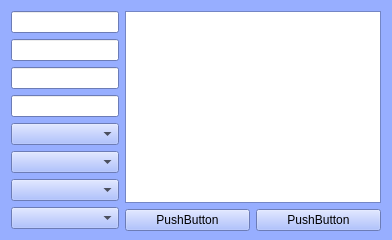
  <widget class="QWidget" name="tab">
   <property name="minimumSize">
    <size>
     <width>0</width>
     <height>0</height>
    </size>
   </property>
   <property name="maximumSize">
    <size>
     <width>4096</width>
     <height>4096</height>
    </size>
   </property>
   <property name="palette">
    <palette>
     <active>
      <colorrole role="WindowText">
       <brush brushstyle="SolidPattern">
        <color alpha="255">
         <red>0</red>
         <green>0</green>
         <blue>0</blue>
        </color>
       </brush>
      </colorrole>
      <colorrole role="Button">
       <brush brushstyle="SolidPattern">
        <color alpha="255">
         <red>151</red>
         <green>174</green>
         <blue>255</blue>
        </color>
       </brush>
      </colorrole>
      <colorrole role="Light">
       <brush brushstyle="SolidPattern">
        <color alpha="255">
         <red>255</red>
         <green>255</green>
         <blue>255</blue>
        </color>
       </brush>
      </colorrole>
      <colorrole role="Midlight">
       <brush brushstyle="SolidPattern">
        <color alpha="255">
         <red>203</red>
         <green>214</green>
         <blue>255</blue>
        </color>
       </brush>
      </colorrole>
      <colorrole role="Dark">
       <brush brushstyle="SolidPattern">
        <color alpha="255">
         <red>75</red>
         <green>87</green>
         <blue>127</blue>
        </color>
       </brush>
      </colorrole>
      <colorrole role="Mid">
       <brush brushstyle="SolidPattern">
        <color alpha="255">
         <red>101</red>
         <green>116</green>
         <blue>170</blue>
        </color>
       </brush>
      </colorrole>
      <colorrole role="Text">
       <brush brushstyle="SolidPattern">
        <color alpha="255">
         <red>0</red>
         <green>0</green>
         <blue>0</blue>
        </color>
       </brush>
      </colorrole>
      <colorrole role="BrightText">
       <brush brushstyle="SolidPattern">
        <color alpha="255">
         <red>255</red>
         <green>255</green>
         <blue>255</blue>
        </color>
       </brush>
      </colorrole>
      <colorrole role="ButtonText">
       <brush brushstyle="SolidPattern">
        <color alpha="255">
         <red>0</red>
         <green>0</green>
         <blue>0</blue>
        </color>
       </brush>
      </colorrole>
      <colorrole role="Base">
       <brush brushstyle="SolidPattern">
        <color alpha="255">
         <red>255</red>
         <green>255</green>
         <blue>255</blue>
        </color>
       </brush>
      </colorrole>
      <colorrole role="Window">
       <brush brushstyle="SolidPattern">
        <color alpha="255">
         <red>151</red>
         <green>174</green>
         <blue>255</blue>
        </color>
       </brush>
      </colorrole>
      <colorrole role="Shadow">
       <brush brushstyle="SolidPattern">
        <color alpha="255">
         <red>0</red>
         <green>0</green>
         <blue>0</blue>
        </color>
       </brush>
      </colorrole>
      <colorrole role="AlternateBase">
       <brush brushstyle="SolidPattern">
        <color alpha="255">
         <red>203</red>
         <green>214</green>
         <blue>255</blue>
        </color>
       </brush>
      </colorrole>
      <colorrole role="ToolTipBase">
       <brush brushstyle="SolidPattern">
        <color alpha="255">
         <red>255</red>
         <green>255</green>
         <blue>220</blue>
        </color>
       </brush>
      </colorrole>
      <colorrole role="ToolTipText">
       <brush brushstyle="SolidPattern">
        <color alpha="255">
         <red>0</red>
         <green>0</green>
         <blue>0</blue>
        </color>
       </brush>
      </colorrole>
      <colorrole role="PlaceholderText">
       <brush brushstyle="SolidPattern">
        <color alpha="127">
         <red>0</red>
         <green>0</green>
         <blue>0</blue>
        </color>
       </brush>
      </colorrole>
      <colorrole role="Accent">
       <brush brushstyle="SolidPattern">
        <color alpha="255">
         <red>255</red>
         <green>255</green>
         <blue>255</blue>
        </color>
       </brush>
      </colorrole>
     </active>
     <inactive>
      <colorrole role="WindowText">
       <brush brushstyle="SolidPattern">
        <color alpha="255">
         <red>0</red>
         <green>0</green>
         <blue>0</blue>
        </color>
       </brush>
      </colorrole>
      <colorrole role="Button">
       <brush brushstyle="SolidPattern">
        <color alpha="255">
         <red>151</red>
         <green>174</green>
         <blue>255</blue>
        </color>
       </brush>
      </colorrole>
      <colorrole role="Light">
       <brush brushstyle="SolidPattern">
        <color alpha="255">
         <red>255</red>
         <green>255</green>
         <blue>255</blue>
        </color>
       </brush>
      </colorrole>
      <colorrole role="Midlight">
       <brush brushstyle="SolidPattern">
        <color alpha="255">
         <red>203</red>
         <green>214</green>
         <blue>255</blue>
        </color>
       </brush>
      </colorrole>
      <colorrole role="Dark">
       <brush brushstyle="SolidPattern">
        <color alpha="255">
         <red>75</red>
         <green>87</green>
         <blue>127</blue>
        </color>
       </brush>
      </colorrole>
      <colorrole role="Mid">
       <brush brushstyle="SolidPattern">
        <color alpha="255">
         <red>101</red>
         <green>116</green>
         <blue>170</blue>
        </color>
       </brush>
      </colorrole>
      <colorrole role="Text">
       <brush brushstyle="SolidPattern">
        <color alpha="255">
         <red>0</red>
         <green>0</green>
         <blue>0</blue>
        </color>
       </brush>
      </colorrole>
      <colorrole role="BrightText">
       <brush brushstyle="SolidPattern">
        <color alpha="255">
         <red>255</red>
         <green>255</green>
         <blue>255</blue>
        </color>
       </brush>
      </colorrole>
      <colorrole role="ButtonText">
       <brush brushstyle="SolidPattern">
        <color alpha="255">
         <red>0</red>
         <green>0</green>
         <blue>0</blue>
        </color>
       </brush>
      </colorrole>
      <colorrole role="Base">
       <brush brushstyle="SolidPattern">
        <color alpha="255">
         <red>255</red>
         <green>255</green>
         <blue>255</blue>
        </color>
       </brush>
      </colorrole>
      <colorrole role="Window">
       <brush brushstyle="SolidPattern">
        <color alpha="255">
         <red>151</red>
         <green>174</green>
         <blue>255</blue>
        </color>
       </brush>
      </colorrole>
      <colorrole role="Shadow">
       <brush brushstyle="SolidPattern">
        <color alpha="255">
         <red>0</red>
         <green>0</green>
         <blue>0</blue>
        </color>
       </brush>
      </colorrole>
      <colorrole role="AlternateBase">
       <brush brushstyle="SolidPattern">
        <color alpha="255">
         <red>203</red>
         <green>214</green>
         <blue>255</blue>
        </color>
       </brush>
      </colorrole>
      <colorrole role="ToolTipBase">
       <brush brushstyle="SolidPattern">
        <color alpha="255">
         <red>255</red>
         <green>255</green>
         <blue>220</blue>
        </color>
       </brush>
      </colorrole>
      <colorrole role="ToolTipText">
       <brush brushstyle="SolidPattern">
        <color alpha="255">
         <red>0</red>
         <green>0</green>
         <blue>0</blue>
        </color>
       </brush>
      </colorrole>
      <colorrole role="PlaceholderText">
       <brush brushstyle="SolidPattern">
        <color alpha="127">
         <red>0</red>
         <green>0</green>
         <blue>0</blue>
        </color>
       </brush>
      </colorrole>
      <colorrole role="Accent">
       <brush brushstyle="SolidPattern">
        <color alpha="255">
         <red>255</red>
         <green>255</green>
         <blue>255</blue>
        </color>
       </brush>
      </colorrole>
     </inactive>
     <disabled>
      <colorrole role="WindowText">
       <brush brushstyle="SolidPattern">
        <color alpha="255">
         <red>75</red>
         <green>87</green>
         <blue>127</blue>
        </color>
       </brush>
      </colorrole>
      <colorrole role="Button">
       <brush brushstyle="SolidPattern">
        <color alpha="255">
         <red>151</red>
         <green>174</green>
         <blue>255</blue>
        </color>
       </brush>
      </colorrole>
      <colorrole role="Light">
       <brush brushstyle="SolidPattern">
        <color alpha="255">
         <red>255</red>
         <green>255</green>
         <blue>255</blue>
        </color>
       </brush>
      </colorrole>
      <colorrole role="Midlight">
       <brush brushstyle="SolidPattern">
        <color alpha="255">
         <red>203</red>
         <green>214</green>
         <blue>255</blue>
        </color>
       </brush>
      </colorrole>
      <colorrole role="Dark">
       <brush brushstyle="SolidPattern">
        <color alpha="255">
         <red>75</red>
         <green>87</green>
         <blue>127</blue>
        </color>
       </brush>
      </colorrole>
      <colorrole role="Mid">
       <brush brushstyle="SolidPattern">
        <color alpha="255">
         <red>101</red>
         <green>116</green>
         <blue>170</blue>
        </color>
       </brush>
      </colorrole>
      <colorrole role="Text">
       <brush brushstyle="SolidPattern">
        <color alpha="255">
         <red>75</red>
         <green>87</green>
         <blue>127</blue>
        </color>
       </brush>
      </colorrole>
      <colorrole role="BrightText">
       <brush brushstyle="SolidPattern">
        <color alpha="255">
         <red>255</red>
         <green>255</green>
         <blue>255</blue>
        </color>
       </brush>
      </colorrole>
      <colorrole role="ButtonText">
       <brush brushstyle="SolidPattern">
        <color alpha="255">
         <red>75</red>
         <green>87</green>
         <blue>127</blue>
        </color>
       </brush>
      </colorrole>
      <colorrole role="Base">
       <brush brushstyle="SolidPattern">
        <color alpha="255">
         <red>151</red>
         <green>174</green>
         <blue>255</blue>
        </color>
       </brush>
      </colorrole>
      <colorrole role="Window">
       <brush brushstyle="SolidPattern">
        <color alpha="255">
         <red>151</red>
         <green>174</green>
         <blue>255</blue>
        </color>
       </brush>
      </colorrole>
      <colorrole role="Shadow">
       <brush brushstyle="SolidPattern">
        <color alpha="255">
         <red>0</red>
         <green>0</green>
         <blue>0</blue>
        </color>
       </brush>
      </colorrole>
      <colorrole role="AlternateBase">
       <brush brushstyle="SolidPattern">
        <color alpha="255">
         <red>151</red>
         <green>174</green>
         <blue>255</blue>
        </color>
       </brush>
      </colorrole>
      <colorrole role="ToolTipBase">
       <brush brushstyle="SolidPattern">
        <color alpha="255">
         <red>255</red>
         <green>255</green>
         <blue>220</blue>
        </color>
       </brush>
      </colorrole>
      <colorrole role="ToolTipText">
       <brush brushstyle="SolidPattern">
        <color alpha="255">
         <red>0</red>
         <green>0</green>
         <blue>0</blue>
        </color>
       </brush>
      </colorrole>
      <colorrole role="PlaceholderText">
       <brush brushstyle="SolidPattern">
        <color alpha="127">
         <red>75</red>
         <green>87</green>
         <blue>127</blue>
        </color>
       </brush>
      </colorrole>
      <colorrole role="Accent">
       <brush brushstyle="SolidPattern">
        <color alpha="255">
         <red>227</red>
         <green>234</green>
         <blue>255</blue>
        </color>
       </brush>
      </colorrole>
     </disabled>
    </palette>
   </property>
   <property name="autoFillBackground">
    <bool>true</bool>
   </property>
   <attribute name="title">
    <string>Service</string>
   </attribute>
   <layout class="QHBoxLayout" name="horizontalLayout_2">
    <property name="bottomMargin">
     <number>9</number>
    </property>
    <item>
     <layout class="QVBoxLayout" name="verticalLayout">
      <property name="spacing">
       <number>6</number>
      </property>
      <item>
       <widget class="QLineEdit" name="lineEdit_4"/>
      </item>
      <item>
       <widget class="QLineEdit" name="lineEdit_3"/>
      </item>
      <item>
       <widget class="QLineEdit" name="lineEdit_2">
        <property name="palette">
         <palette>
          <active>
           <colorrole role="WindowText">
            <brush brushstyle="SolidPattern">
             <color alpha="255">
              <red>0</red>
              <green>0</green>
              <blue>0</blue>
             </color>
            </brush>
           </colorrole>
           <colorrole role="Button">
            <brush brushstyle="SolidPattern">
             <color alpha="255">
              <red>151</red>
              <green>174</green>
              <blue>255</blue>
             </color>
            </brush>
           </colorrole>
           <colorrole role="Light">
            <brush brushstyle="SolidPattern">
             <color alpha="255">
              <red>255</red>
              <green>255</green>
              <blue>255</blue>
             </color>
            </brush>
           </colorrole>
           <colorrole role="Midlight">
            <brush brushstyle="SolidPattern">
             <color alpha="255">
              <red>203</red>
              <green>214</green>
              <blue>255</blue>
             </color>
            </brush>
           </colorrole>
           <colorrole role="Dark">
            <brush brushstyle="SolidPattern">
             <color alpha="255">
              <red>75</red>
              <green>87</green>
              <blue>127</blue>
             </color>
            </brush>
           </colorrole>
           <colorrole role="Mid">
            <brush brushstyle="SolidPattern">
             <color alpha="255">
              <red>101</red>
              <green>116</green>
              <blue>170</blue>
             </color>
            </brush>
           </colorrole>
           <colorrole role="Text">
            <brush brushstyle="SolidPattern">
             <color alpha="255">
              <red>0</red>
              <green>0</green>
              <blue>0</blue>
             </color>
            </brush>
           </colorrole>
           <colorrole role="BrightText">
            <brush brushstyle="SolidPattern">
             <color alpha="255">
              <red>255</red>
              <green>255</green>
              <blue>255</blue>
             </color>
            </brush>
           </colorrole>
           <colorrole role="ButtonText">
            <brush brushstyle="SolidPattern">
             <color alpha="255">
              <red>0</red>
              <green>0</green>
              <blue>0</blue>
             </color>
            </brush>
           </colorrole>
           <colorrole role="Base">
            <brush brushstyle="SolidPattern">
             <color alpha="255">
              <red>255</red>
              <green>255</green>
              <blue>255</blue>
             </color>
            </brush>
           </colorrole>
           <colorrole role="Window">
            <brush brushstyle="SolidPattern">
             <color alpha="255">
              <red>151</red>
              <green>174</green>
              <blue>255</blue>
             </color>
            </brush>
           </colorrole>
           <colorrole role="Shadow">
            <brush brushstyle="SolidPattern">
             <color alpha="255">
              <red>0</red>
              <green>0</green>
              <blue>0</blue>
             </color>
            </brush>
           </colorrole>
           <colorrole role="AlternateBase">
            <brush brushstyle="SolidPattern">
             <color alpha="255">
              <red>203</red>
              <green>214</green>
              <blue>255</blue>
             </color>
            </brush>
           </colorrole>
           <colorrole role="ToolTipBase">
            <brush brushstyle="SolidPattern">
             <color alpha="255">
              <red>255</red>
              <green>255</green>
              <blue>220</blue>
             </color>
            </brush>
           </colorrole>
           <colorrole role="ToolTipText">
            <brush brushstyle="SolidPattern">
             <color alpha="255">
              <red>0</red>
              <green>0</green>
              <blue>0</blue>
             </color>
            </brush>
           </colorrole>
           <colorrole role="PlaceholderText">
            <brush brushstyle="SolidPattern">
             <color alpha="127">
              <red>0</red>
              <green>0</green>
              <blue>0</blue>
             </color>
            </brush>
           </colorrole>
           <colorrole role="Accent">
            <brush brushstyle="SolidPattern">
             <color alpha="255">
              <red>255</red>
              <green>255</green>
              <blue>255</blue>
             </color>
            </brush>
           </colorrole>
          </active>
          <inactive>
           <colorrole role="WindowText">
            <brush brushstyle="SolidPattern">
             <color alpha="255">
              <red>0</red>
              <green>0</green>
              <blue>0</blue>
             </color>
            </brush>
           </colorrole>
           <colorrole role="Button">
            <brush brushstyle="SolidPattern">
             <color alpha="255">
              <red>151</red>
              <green>174</green>
              <blue>255</blue>
             </color>
            </brush>
           </colorrole>
           <colorrole role="Light">
            <brush brushstyle="SolidPattern">
             <color alpha="255">
              <red>255</red>
              <green>255</green>
              <blue>255</blue>
             </color>
            </brush>
           </colorrole>
           <colorrole role="Midlight">
            <brush brushstyle="SolidPattern">
             <color alpha="255">
              <red>203</red>
              <green>214</green>
              <blue>255</blue>
             </color>
            </brush>
           </colorrole>
           <colorrole role="Dark">
            <brush brushstyle="SolidPattern">
             <color alpha="255">
              <red>75</red>
              <green>87</green>
              <blue>127</blue>
             </color>
            </brush>
           </colorrole>
           <colorrole role="Mid">
            <brush brushstyle="SolidPattern">
             <color alpha="255">
              <red>101</red>
              <green>116</green>
              <blue>170</blue>
             </color>
            </brush>
           </colorrole>
           <colorrole role="Text">
            <brush brushstyle="SolidPattern">
             <color alpha="255">
              <red>0</red>
              <green>0</green>
              <blue>0</blue>
             </color>
            </brush>
           </colorrole>
           <colorrole role="BrightText">
            <brush brushstyle="SolidPattern">
             <color alpha="255">
              <red>255</red>
              <green>255</green>
              <blue>255</blue>
             </color>
            </brush>
           </colorrole>
           <colorrole role="ButtonText">
            <brush brushstyle="SolidPattern">
             <color alpha="255">
              <red>0</red>
              <green>0</green>
              <blue>0</blue>
             </color>
            </brush>
           </colorrole>
           <colorrole role="Base">
            <brush brushstyle="SolidPattern">
             <color alpha="255">
              <red>255</red>
              <green>255</green>
              <blue>255</blue>
             </color>
            </brush>
           </colorrole>
           <colorrole role="Window">
            <brush brushstyle="SolidPattern">
             <color alpha="255">
              <red>151</red>
              <green>174</green>
              <blue>255</blue>
             </color>
            </brush>
           </colorrole>
           <colorrole role="Shadow">
            <brush brushstyle="SolidPattern">
             <color alpha="255">
              <red>0</red>
              <green>0</green>
              <blue>0</blue>
             </color>
            </brush>
           </colorrole>
           <colorrole role="AlternateBase">
            <brush brushstyle="SolidPattern">
             <color alpha="255">
              <red>203</red>
              <green>214</green>
              <blue>255</blue>
             </color>
            </brush>
           </colorrole>
           <colorrole role="ToolTipBase">
            <brush brushstyle="SolidPattern">
             <color alpha="255">
              <red>255</red>
              <green>255</green>
              <blue>220</blue>
             </color>
            </brush>
           </colorrole>
           <colorrole role="ToolTipText">
            <brush brushstyle="SolidPattern">
             <color alpha="255">
              <red>0</red>
              <green>0</green>
              <blue>0</blue>
             </color>
            </brush>
           </colorrole>
           <colorrole role="PlaceholderText">
            <brush brushstyle="SolidPattern">
             <color alpha="127">
              <red>0</red>
              <green>0</green>
              <blue>0</blue>
             </color>
            </brush>
           </colorrole>
           <colorrole role="Accent">
            <brush brushstyle="SolidPattern">
             <color alpha="255">
              <red>255</red>
              <green>255</green>
              <blue>255</blue>
             </color>
            </brush>
           </colorrole>
          </inactive>
          <disabled>
           <colorrole role="WindowText">
            <brush brushstyle="SolidPattern">
             <color alpha="255">
              <red>75</red>
              <green>87</green>
              <blue>127</blue>
             </color>
            </brush>
           </colorrole>
           <colorrole role="Button">
            <brush brushstyle="SolidPattern">
             <color alpha="255">
              <red>151</red>
              <green>174</green>
              <blue>255</blue>
             </color>
            </brush>
           </colorrole>
           <colorrole role="Light">
            <brush brushstyle="SolidPattern">
             <color alpha="255">
              <red>255</red>
              <green>255</green>
              <blue>255</blue>
             </color>
            </brush>
           </colorrole>
           <colorrole role="Midlight">
            <brush brushstyle="SolidPattern">
             <color alpha="255">
              <red>203</red>
              <green>214</green>
              <blue>255</blue>
             </color>
            </brush>
           </colorrole>
           <colorrole role="Dark">
            <brush brushstyle="SolidPattern">
             <color alpha="255">
              <red>75</red>
              <green>87</green>
              <blue>127</blue>
             </color>
            </brush>
           </colorrole>
           <colorrole role="Mid">
            <brush brushstyle="SolidPattern">
             <color alpha="255">
              <red>101</red>
              <green>116</green>
              <blue>170</blue>
             </color>
            </brush>
           </colorrole>
           <colorrole role="Text">
            <brush brushstyle="SolidPattern">
             <color alpha="255">
              <red>75</red>
              <green>87</green>
              <blue>127</blue>
             </color>
            </brush>
           </colorrole>
           <colorrole role="BrightText">
            <brush brushstyle="SolidPattern">
             <color alpha="255">
              <red>255</red>
              <green>255</green>
              <blue>255</blue>
             </color>
            </brush>
           </colorrole>
           <colorrole role="ButtonText">
            <brush brushstyle="SolidPattern">
             <color alpha="255">
              <red>75</red>
              <green>87</green>
              <blue>127</blue>
             </color>
            </brush>
           </colorrole>
           <colorrole role="Base">
            <brush brushstyle="SolidPattern">
             <color alpha="255">
              <red>151</red>
              <green>174</green>
              <blue>255</blue>
             </color>
            </brush>
           </colorrole>
           <colorrole role="Window">
            <brush brushstyle="SolidPattern">
             <color alpha="255">
              <red>151</red>
              <green>174</green>
              <blue>255</blue>
             </color>
            </brush>
           </colorrole>
           <colorrole role="Shadow">
            <brush brushstyle="SolidPattern">
             <color alpha="255">
              <red>0</red>
              <green>0</green>
              <blue>0</blue>
             </color>
            </brush>
           </colorrole>
           <colorrole role="AlternateBase">
            <brush brushstyle="SolidPattern">
             <color alpha="255">
              <red>151</red>
              <green>174</green>
              <blue>255</blue>
             </color>
            </brush>
           </colorrole>
           <colorrole role="ToolTipBase">
            <brush brushstyle="SolidPattern">
             <color alpha="255">
              <red>255</red>
              <green>255</green>
              <blue>220</blue>
             </color>
            </brush>
           </colorrole>
           <colorrole role="ToolTipText">
            <brush brushstyle="SolidPattern">
             <color alpha="255">
              <red>0</red>
              <green>0</green>
              <blue>0</blue>
             </color>
            </brush>
           </colorrole>
           <colorrole role="PlaceholderText">
            <brush brushstyle="SolidPattern">
             <color alpha="127">
              <red>75</red>
              <green>87</green>
              <blue>127</blue>
             </color>
            </brush>
           </colorrole>
           <colorrole role="Accent">
            <brush brushstyle="SolidPattern">
             <color alpha="255">
              <red>227</red>
              <green>234</green>
              <blue>255</blue>
             </color>
            </brush>
           </colorrole>
          </disabled>
         </palette>
        </property>
       </widget>
      </item>
      <item>
       <widget class="QLineEdit" name="lineEdit"/>
      </item>
      <item>
       <widget class="QComboBox" name="comboBox"/>
      </item>
      <item>
       <widget class="QComboBox" name="comboBox_2"/>
      </item>
      <item>
       <widget class="QComboBox" name="comboBox_3"/>
      </item>
      <item>
       <widget class="QComboBox" name="comboBox_4"/>
      </item>
     </layout>
    </item>
    <item>
     <layout class="QVBoxLayout" name="verticalLayout_2">
      <item>
       <widget class="QListView" name="listView"/>
      </item>
      <item>
       <layout class="QHBoxLayout" name="horizontalLayout">
        <item>
         <widget class="QPushButton" name="pushButton_2">
          <property name="maximumSize">
           <size>
            <width>180</width>
            <height>120</height>
           </size>
          </property>
          <property name="text">
           <string>PushButton</string>
          </property>
         </widget>
        </item>
        <item>
         <widget class="QPushButton" name="pushButton">
          <property name="maximumSize">
           <size>
            <width>180</width>
            <height>120</height>
           </size>
          </property>
          <property name="text">
           <string>PushButton</string>
          </property>
         </widget>
        </item>
       </layout>
      </item>
     </layout>
    </item>
   </layout>
  </widget>
